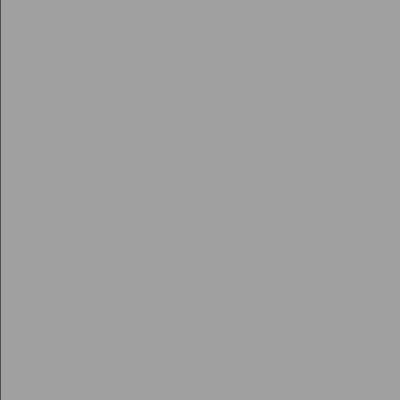
Frame 1 (no input)
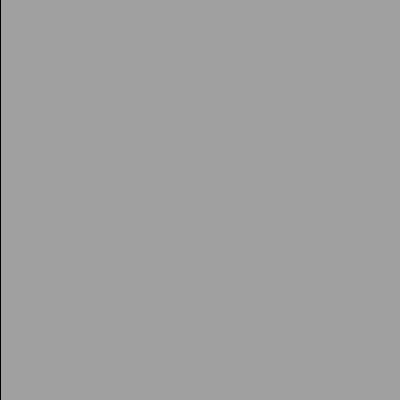
Frame 60 (no input)
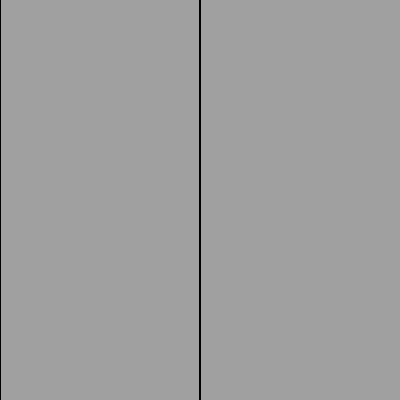
Frame 120 (the mouse pressed at the canvas centre since frame 60)

The p5.js sketch that drew these frames (run headless with seeded random() and noise() and a simulated clock; from frame 60 on, the mouse is pressed at the canvas centre):

// p5.js sketch
// ── sketch.js
// mouseY & mouseX

var y = 0;
var dy = -5;

function setup() {
  createCanvas(400, 400);
  frameRate(100);
  background(160);
};

function draw() {
  var x = mouseX;
  var y = mouseY;
  // var r = random(200);
  // stroke(r);
  // line(x,y,x+20,y-40);
  // line(x+10,y,x+30,y-40);
  // line(x+20,y,x+40,y-40);
  line(x,0,y,height);
};
